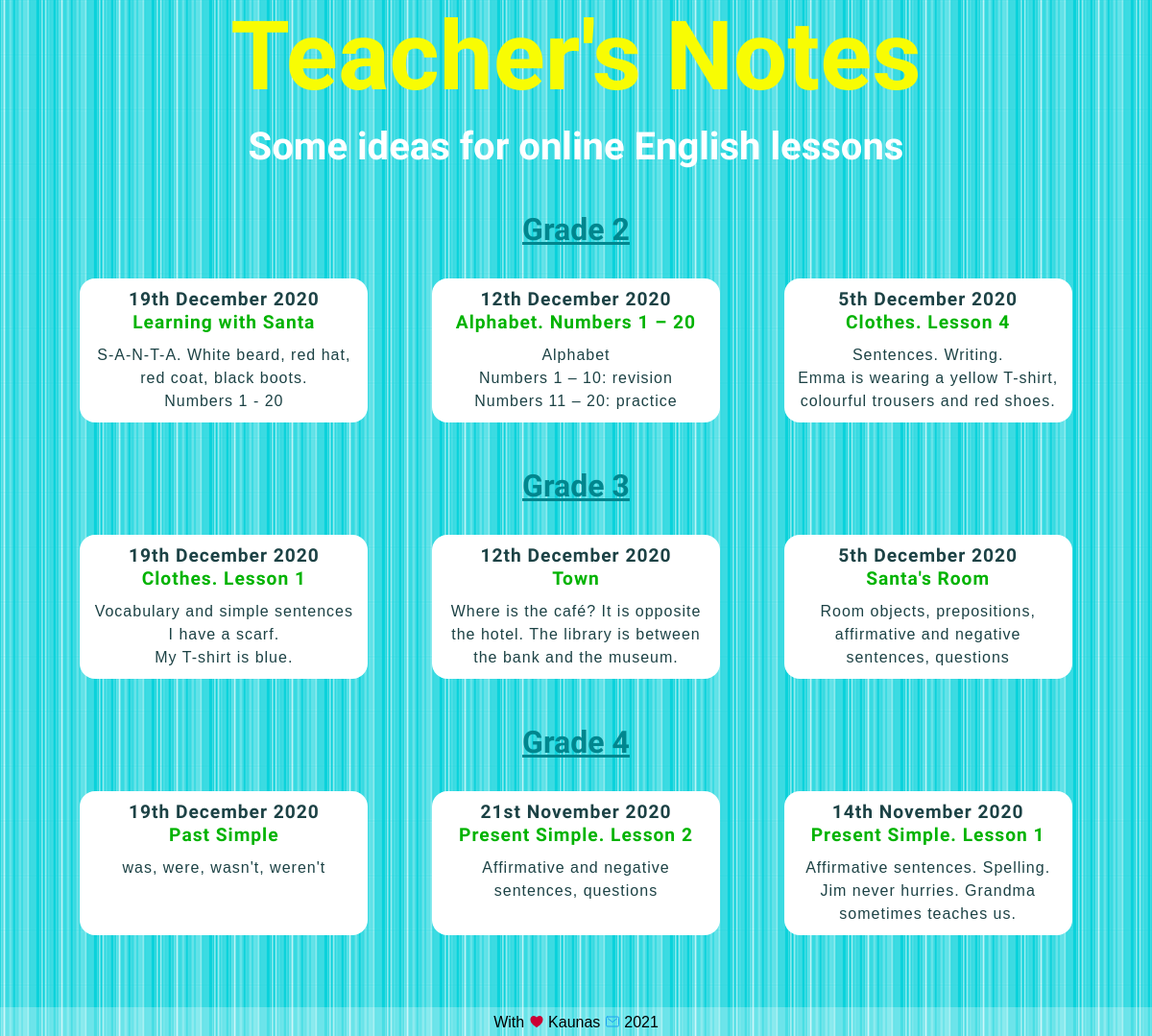
Before: / with the older database file.
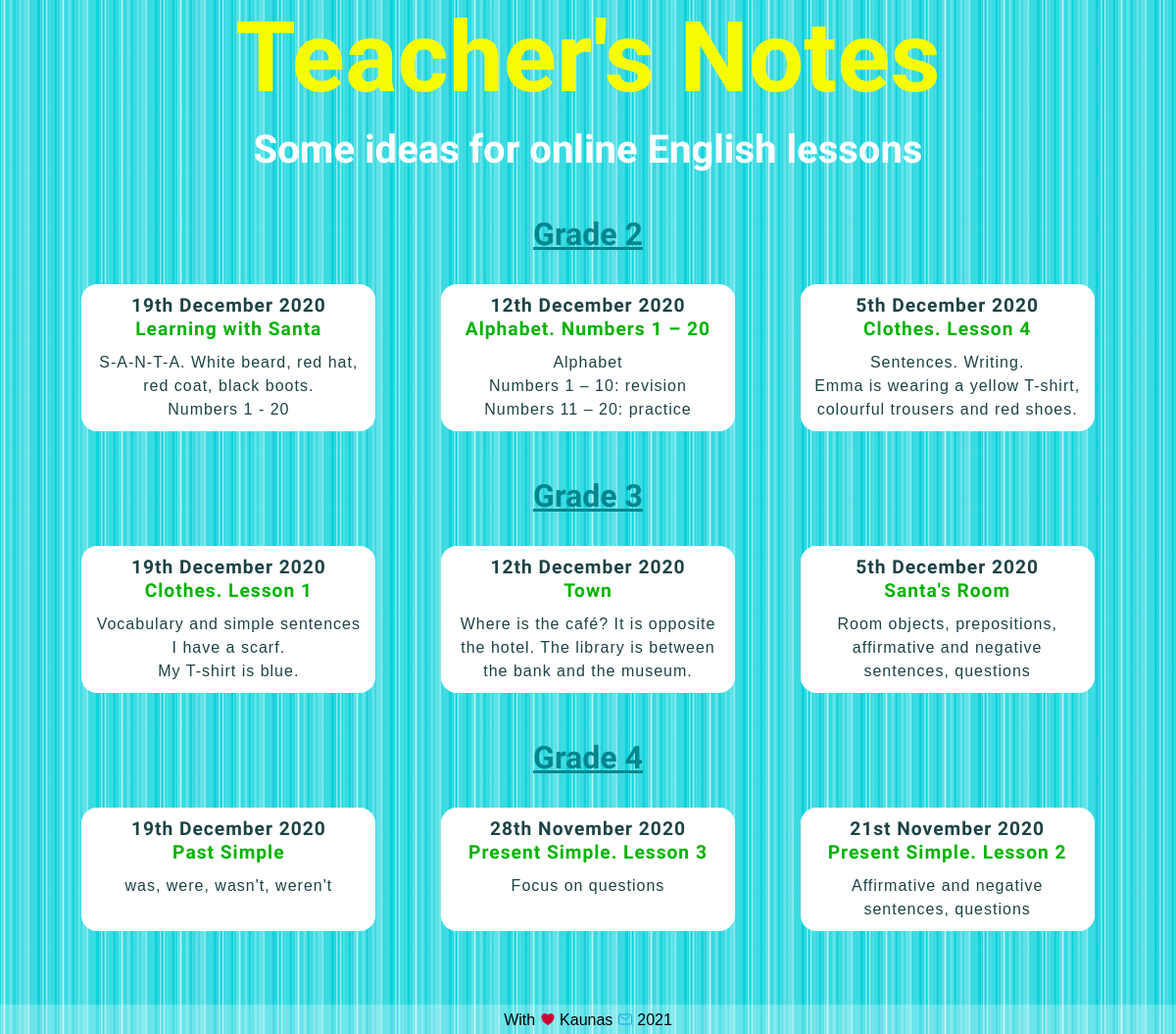
After: the same page with the newer database file.
### blog/models.py (models this page shows, shortened)
class Grade2blogpost(models.Model):
    grade = models.CharField(max_length=10, default='Grade 2')
    date = models.DateField()
    title = models.TextField(max_length=200)
    intro = models.TextField(max_length=400, default='intro')
    description = models.TextField()
    image = models.ImageField(upload_to='blog/images/', default='blog/images/soon.png')
    file = models.FileField(upload_to='blog/downloads/', blank='True')
    credits = models.TextField(blank='True')

class Grade3blogpost(models.Model):
    grade = models.CharField(max_length=10, default='Grade 3')
    date = models.DateField()
    title = models.TextField(max_length=200)
    intro = models.TextField(max_length=400, default='intro')
    description = models.TextField()
    image = models.ImageField(upload_to='blog/images/', default='blog/images/soon.png')
    file = models.FileField(upload_to='blog/downloads/', blank='True')
    credits = models.TextField(blank='True')

class Grade4blogpost(models.Model):
    grade = models.CharField(max_length=10, default='Grade 4')
    date = models.DateField()
    title = models.TextField(max_length=200)
    intro = models.TextField(max_length=400, default='intro')
    description = models.TextField()
    image = models.ImageField(upload_to='blog/images/', default='blog/images/soon.png')
    file = models.FileField(upload_to='blog/downloads/', blank='True')
    credits = models.TextField(blank='True')

### blog/views.py (the view)
# urls.py: path('', views.all_posts, name='all_posts'),
def all_posts(request):
    grade2blogposts = Grade2blogpost.objects.order_by('-date')[:3]
    grade3blogposts = Grade3blogpost.objects.order_by('-date')[:3]
    grade4blogposts = Grade4blogpost.objects.order_by('-date')[:3]
    return render(request, 'blog/all_posts.html', {'grade2blogposts': grade2blogposts,
                                                   'grade3blogposts': grade3blogposts,
                                                   'grade4blogposts': grade4blogposts})

### blog/templates/blog/all_posts.html (shortened to what this page needs)
<!DOCTYPE html>
{% load static %}
<html lang="en">
<head>
    <link href="{% static 'blog/all_posts.css' %}" type="text/css" rel="stylesheet"/>
    <link href="{% static 'blog/queries.css' %}" type="text/css" rel="stylesheet"/>
</head>
<header>
    <h1>Teacher's Notes</h1>
    <h2>Some ideas for online English lessons</h2>
</header>
<section>
    <a href="{% url 'blog:url_all_grade2' %}"><h3>Grade 2</h3></a>
    <div class="flex-container">
        {% for blogpost in grade2blogposts %}
            <a class="button" href="{% url 'blog:url_one_grade2' blogpost.id %}">
                <h4>{{ blogpost.date|date:'jS F Y' }}</h4>
                <h5>{{ blogpost.title }}</h5>
                <p>{{ blogpost.intro|safe|truncatewords:20 }}</p></a>
        {% endfor %}
    </div>
</section>
<section>
    <a href="{% url 'blog:url_all_grade3' %}"><h3>Grade 3</h3></a>
    <div class="flex-container">
        {% for blogpost in grade3blogposts %}
            <a class="button" href="{% url 'blog:url_one_grade3' blogpost.id %}">
                <h4>{{ blogpost.date|date:'jS F Y' }}</h4>
                <h5>{{ blogpost.title }}</h5>
                <p>{{ blogpost.intro|safe|truncatewords:20 }}</p></a>
        {% endfor %}
    </div>
</section>
<section>
    <a href="{% url 'blog:url_all_grade4' %}"><h3>Grade 4</h3></a>
    <div class="flex-container">
        {% for blogpost in grade4blogposts %}
            <a class="button" href="{% url 'blog:url_one_grade4' blogpost.id %}">
                <h4>{{ blogpost.date|date:'jS F Y' }}</h4>
                <h5>{{ blogpost.title }}</h5>
                <p>{{ blogpost.intro|safe|truncatewords:20 }}</p></a>
        {% endfor %}
    </div>
</section>
<footer>
    <p class="signature">With <a>
        <ion-icon class="heart" name="heart"></ion-icon>
    </a> Kaunas
        <a style="text-decoration: none" href="mailto:welcome@listensingtalk.com">
            <ion-icon class="mail" name="mail-outline"></ion-icon>
        </a> 2021
    </p>
</footer>
</body>
</html>

Changed rows visible on the page:
no longer on this page (row unchanged): Grade4blogpost: date "14th November 2020", title "Present Simple. Lesson 1", intro "Affirmative sentences. Spelling. Jim never hurries. Grandma sometimes teaches us."
added Grade4blogpost: date "28th November 2020", title "Present Simple. Lesson 3", intro "Focus on questions"
